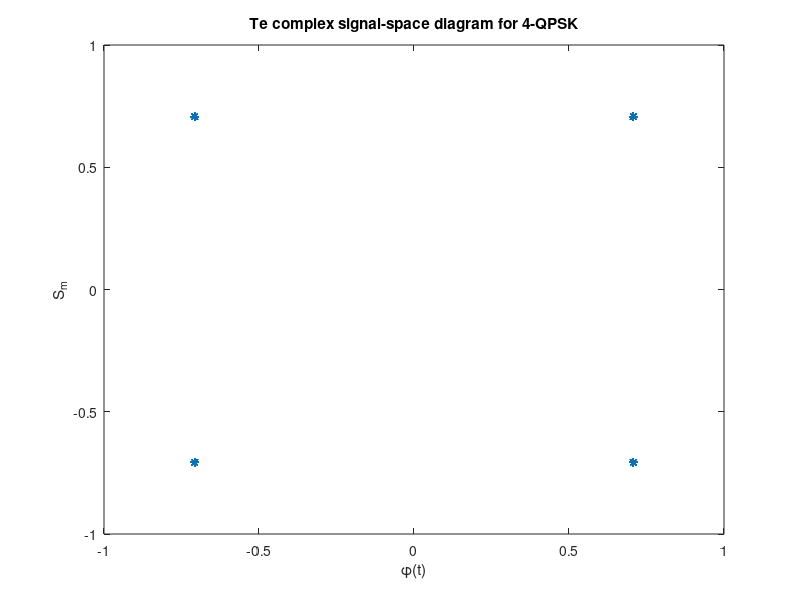

MATLAB code to generate this figure:
clear;
x=round(rand(1,10000));
 for i=1:2:length(x)
     if x(i)==0 & x(i+1)==0
         S((i+1)/2)=exp(j*pi/4);
     elseif x(i)==0 & x(i+1)==1
         S((i+1)/2)=exp(j*3*pi/4);
     elseif x(i)==1 & x(i+1)==1
         S((i+1)/2)=exp(j*5*pi/4);
     elseif x(i)==1 & x(i+1)==0
         S((i+1)/2)=exp(j*7*pi/4);
     end
 end
 
 save ex5p1_Res S x;
 plot(S,'*');
 hold on;
 
 t=0;0.01:2*pi;
 plot(exp(j*t),'r--');
 
 xlabel('\phi(t)');
 ylabel('S_m');
 title('Te complex signal-space diagram for 4-QPSK');
 
         